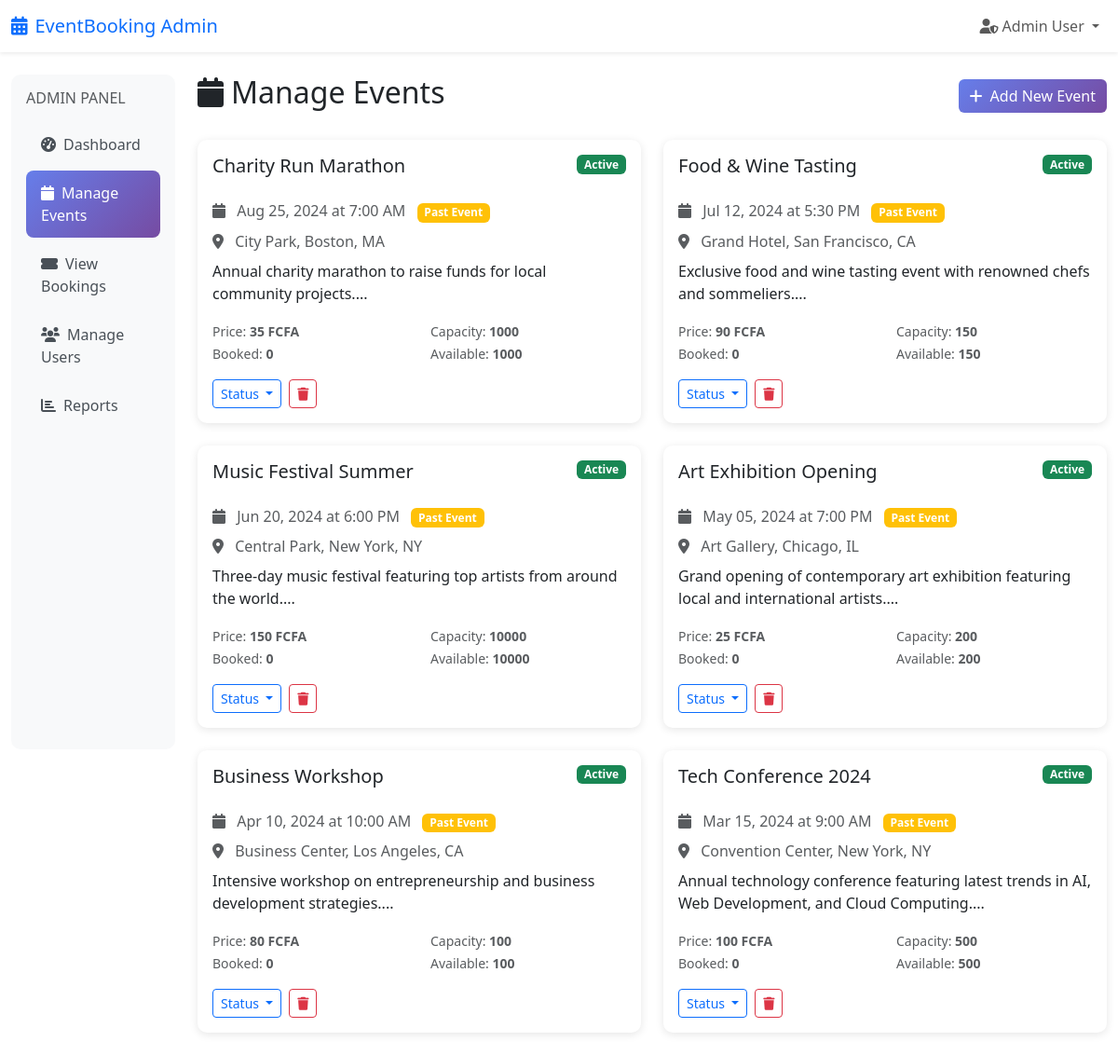
/admin/events.php (signed in), run on the app's committed database.
### tables this page shows
CREATE TABLE events (
    id INT AUTO_INCREMENT PRIMARY KEY,
    name VARCHAR(200) NOT NULL,
    description TEXT,
    date DATE NOT NULL,
    time TIME NOT NULL,
    venue VARCHAR(200) NOT NULL,
    location VARCHAR(200) NOT NULL,
    organizer_contact VARCHAR(100),
    image VARCHAR(255),
    price DECIMAL(10,2) NOT NULL DEFAULT 0.00,
    ticket_types JSON,  
    max_capacity INT DEFAULT 100,
    current_bookings INT DEFAULT 0,
    status ENUM('active', 'cancelled', 'completed') DEFAULT 'active',
    created_at TIMESTAMP DEFAULT CURRENT_TIMESTAMP,
    updated_at TIMESTAMP DEFAULT CURRENT_TIMESTAMP ON UPDATE CURRENT_TIMESTAMP
);

### includes/db.php (called while the page is built, shortened)
<?php
try {
    $dsn = "mysql:host=" . DB_HOST . ";port=" . DB_PORT . ";dbname=" . DB_NAME . ";charset=utf8mb4";
    $pdo = new PDO(
        $dsn,
        DB_USER,
        DB_PASS,
        [
            PDO::ATTR_ERRMODE => PDO::ERRMODE_EXCEPTION,
            PDO::ATTR_DEFAULT_FETCH_MODE => PDO::FETCH_ASSOC,
            PDO::ATTR_EMULATE_PREPARES => false,
            PDO::MYSQL_ATTR_SSL_VERIFY_SERVER_CERT => false,
        ]
    );
} catch (PDOException $e) {
    die("Database connection failed: " . $e->getMessage());
}
function executeQuery($sql, $params = []) {
    global $pdo;
    try {
        $stmt = $pdo->prepare($sql);
        $stmt->execute($params);
        return $stmt;
    } catch (PDOException $e) {
        error_log("Database query error: " . $e->getMessage());
        return false;
    }
}
function fetchAll($sql, $params = []) {
    $stmt = executeQuery($sql, $params);
    return $stmt ? $stmt->fetchAll() : false;
}
function formatCurrency($amount) {
    return number_format($amount, 0) . ' FCFA';
}
?>

### admin/events.php (the view, shortened to what this page needs)
<?php
require_once '../includes/db.php';
$events = fetchAll("SELECT *, (max_capacity - current_bookings) as available_tickets FROM events ORDER BY date DESC");
?>
<!DOCTYPE html>
<html lang="en">
<head>
    <link href="https://cdn.jsdelivr.net/npm/bootstrap@5.3.0/dist/css/bootstrap.min.css" rel="stylesheet">
    <link href="https://cdnjs.cloudflare.com/ajax/libs/font-awesome/6.0.0/css/all.min.css" rel="stylesheet">
</head>
<body>
    <nav class="navbar navbar-expand-lg navbar-light bg-white shadow-sm">
        <div class="container-fluid">
            <a class="navbar-brand text-primary" href="../index.php">
                <i class="fas fa-calendar-alt me-2"></i>EventBooking Admin
            </a>
            <div class="collapse navbar-collapse" id="navbarNav">
                <ul class="navbar-nav ms-auto">
                    <li class="nav-item dropdown">
                        <a class="nav-link dropdown-toggle" href="#" id="navbarDropdown" role="button" data-bs-toggle="dropdown">
                            <i class="fas fa-user-shield me-1"></i><?php echo $_SESSION['user_name']; ?>
                        </a>
                    </li>
                </ul>
            </div>
        </div>
    </nav>
    <div class="container-fluid py-4">
        <div class="row">
            <div class="col-md-3 col-lg-2">
                <div class="admin-sidebar p-3">
                    <h6 class="text-muted mb-3">ADMIN PANEL</h6>
                    <nav>
                        <a href="dashboard.php" class="sidebar-link">
                            <i class="fas fa-tachometer-alt me-2"></i>Dashboard
                        </a>
                        <a href="events.php" class="sidebar-link active">
                            <i class="fas fa-calendar me-2"></i>Manage Events
                        </a>
                        <a href="bookings.php" class="sidebar-link">
                            <i class="fas fa-ticket-alt me-2"></i>View Bookings
                        </a>
                        <a href="users.php" class="sidebar-link">
                            <i class="fas fa-users me-2"></i>Manage Users
                        </a>
                        <a href="reports.php" class="sidebar-link">
                            <i class="fas fa-chart-bar me-2"></i>Reports
                        </a>
                    </nav>
                </div>
            </div>
            <div class="col-md-9 col-lg-10">
                <div class="d-flex justify-content-between align-items-center mb-4">
                    <h2><i class="fas fa-calendar me-2"></i>Manage Events</h2>
                    <button class="btn btn-primary" data-bs-toggle="modal" data-bs-target="#addEventModal">
                        <i class="fas fa-plus me-2"></i>Add New Event
                    </button>
                </div>
                <?php if ($events): ?>
                    <div class="row g-4">
                        <?php foreach ($events as $event):
                            $status_class = $event['status'] === 'active' ? 'success' :
                                          ($event['status'] === 'cancelled' ? 'danger' : 'secondary');
                            $is_past = strtotime($event['date']) < strtotime('today');
                        ?>
                            <div class="col-lg-6">
                                <div class="card event-card">
                                    <div class="card-body">
                                        <div class="d-flex justify-content-between align-items-start mb-3">
                                            <h5 class="card-title"><?php echo htmlspecialchars($event['name']); ?></h5>
                                            <span class="badge bg-<?php echo $status_class; ?>">
                                                <?php echo ucfirst($event['status']); ?>
                                            </span>
                                        </div>
                                        <p class="card-text text-muted mb-2">
                                            <i class="fas fa-calendar me-2"></i>
                                            <?php echo date('M d, Y', strtotime($event['date'])); ?> at
                                            <?php echo date('g:i A', strtotime($event['time'])); ?>
                                            <?php if ($is_past): ?>
                                                <span class="badge bg-warning ms-2">Past Event</span>
                                            <?php endif; ?>
                                        </p>
                                        <p class="card-text text-muted mb-2">
                                            <i class="fas fa-map-marker-alt me-2"></i>
                                            <?php echo htmlspecialchars($event['venue'] . ', ' . $event['location']); ?>
                                        </p>
                                        <p class="card-text mb-3">
                                            <?php echo substr(htmlspecialchars($event['description']), 0, 100) . '...'; ?>
                                        </p>
                                        <div class="row mb-3">
                                            <div class="col-6">
                                                <small class="text-muted">Price: <strong><?php echo formatCurrency($event['price']); ?></strong></small>
                                            </div>
                                            <div class="col-6">
                                                <small class="text-muted">Capacity: <strong><?php echo $event['max_capacity']; ?></strong></small>
                                            </div>
                                            <div class="col-6">
                                                <small class="text-muted">Booked: <strong><?php echo $event['current_bookings']; ?></strong></small>
                                            </div>
                                            <div class="col-6">
                                                <small class="text-muted">Available: <strong><?php echo $event['available_tickets']; ?></strong></small>
                                            </div>
                                        </div>
                                        <div class="d-flex gap-2">
                                            <div class="dropdown">
                                                <button class="btn btn-outline-primary btn-sm dropdown-toggle" type="button" data-bs-toggle="dropdown">
                                                    Status
                                                </button>
                                            </div>
                                            <form method="POST" class="d-inline">
                                                <button type="submit" name="delete_event" class="btn btn-outline-danger btn-sm"
                                                        onclick="return confirm('Are you sure you want to delete this event?')">
                                                    <i class="fas fa-trash"></i>
                                                </button>
                                            </form>
                                        </div>
                                    </div>
                                </div>
                            </div>
                        <?php endforeach; ?>
                    </div>
                <?php endif; ?>
            </div>
        </div>
    </div>
</body>
</html>

### admin/events.php (style rules this page uses)
.btn-primary { background: linear-gradient(135deg, #667eea 0%, #764ba2 100%); border: none; }
.admin-sidebar { background: #f8f9fa; min-height: calc(100vh - 76px); border-radius: 10px; }
.sidebar-link { color: #495057; text-decoration: none; padding: 0.75rem 1rem; display: block; border-radius: 8px; margin-bottom: 0.25rem; transition: all 0.3s ease; }
.sidebar-link:hover, .sidebar-link.active { background: linear-gradient(135deg, #667eea 0%, #764ba2 100%); color: white; }
.event-card { border: none; border-radius: 10px; box-shadow: 0 2px 10px rgba(0,0,0,0.1); transition: transform 0.3s ease; }

### data on the page
events: name "Charity Run Marathon", status "Active", date "Aug 25, 2024", time "7:00 AM", shows "Past Event", venue+location "City Park, Boston, MA", description "Annual charity marathon to raise funds for local community projects.", price "35 FCFA", max_capacity "1000", current_bookings "0", available_tickets "1000"
events: name "Food & Wine Tasting", status "Active", date "Jul 12, 2024", time "5:30 PM", shows "Past Event", venue+location "Grand Hotel, San Francisco, CA", description "Exclusive food and wine tasting event with renowned chefs and sommeliers.", price "90 FCFA", max_capacity "150", current_bookings "0", available_tickets "150"
events: name "Music Festival Summer", status "Active", date "Jun 20, 2024", time "6:00 PM", shows "Past Event", venue+location "Central Park, New York, NY", description "Three-day music festival featuring top artists from around the world.", price "150 FCFA", max_capacity "10000", current_bookings "0", available_tickets "10000"
events: name "Art Exhibition Opening", status "Active", date "May 05, 2024", time "7:00 PM", shows "Past Event", venue+location "Art Gallery, Chicago, IL", description "Grand opening of contemporary art exhibition featuring local and international artists.", price "25 FCFA", max_capacity "200", current_bookings "0", available_tickets "200"
events: name "Business Workshop", status "Active", date "Apr 10, 2024", time "10:00 AM", shows "Past Event", venue+location "Business Center, Los Angeles, CA", description "Intensive workshop on entrepreneurship and business development strategies.", price "80 FCFA", max_capacity "100", current_bookings "0", available_tickets "100"
events: name "Tech Conference 2024", status "Active", date "Mar 15, 2024", time "9:00 AM", shows "Past Event", venue+location "Convention Center, New York, NY", description "Annual technology conference featuring latest trends in AI, Web Development, and Cloud Computing.", price "100 FCFA", max_capacity "500", current_bookings "0", available_tickets "500"

### other printed values
$_SESSION['user_name'] "Admin User"
